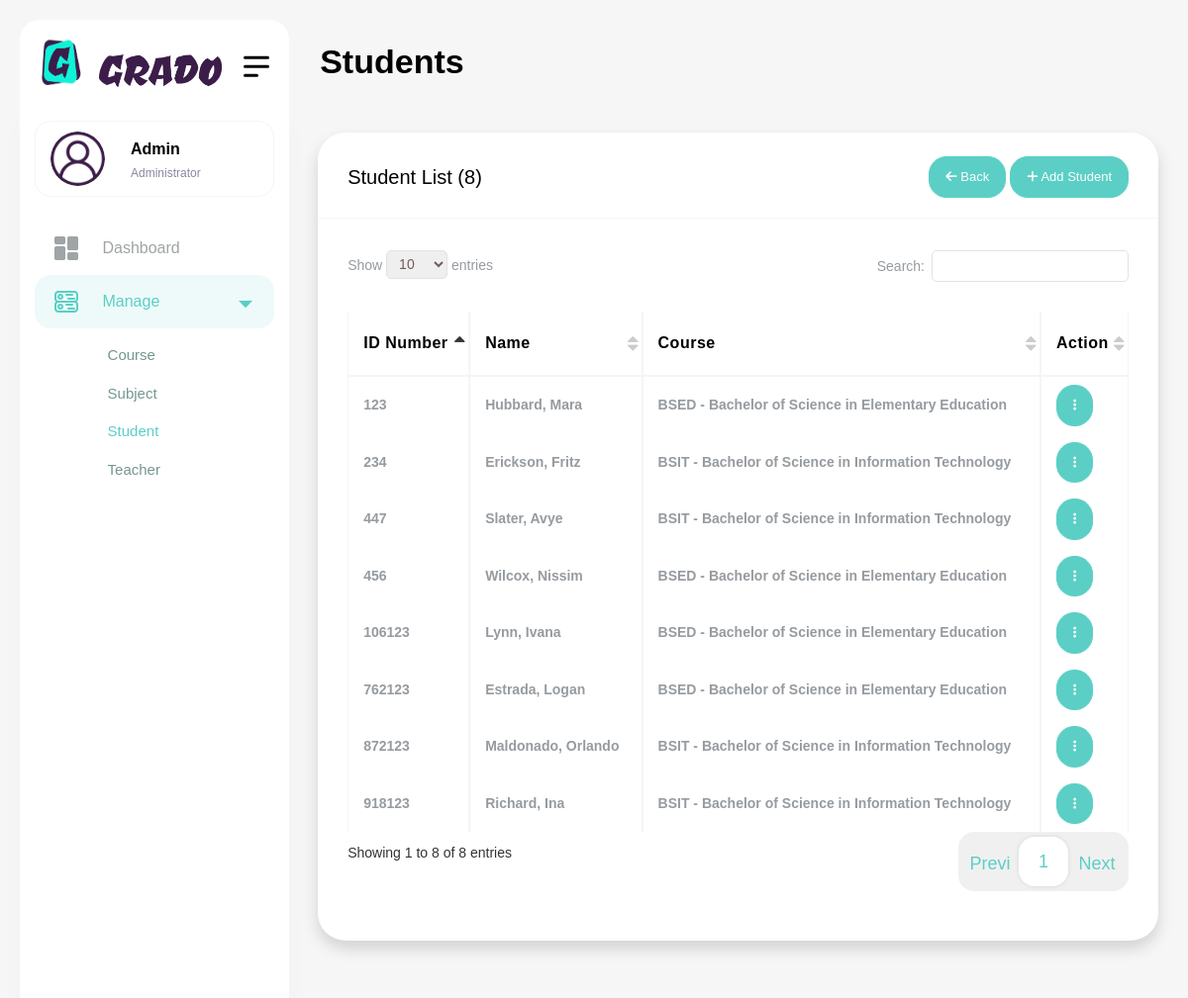
/admin/index.php?page=students (signed in), run on an earlier commit of the app's database.
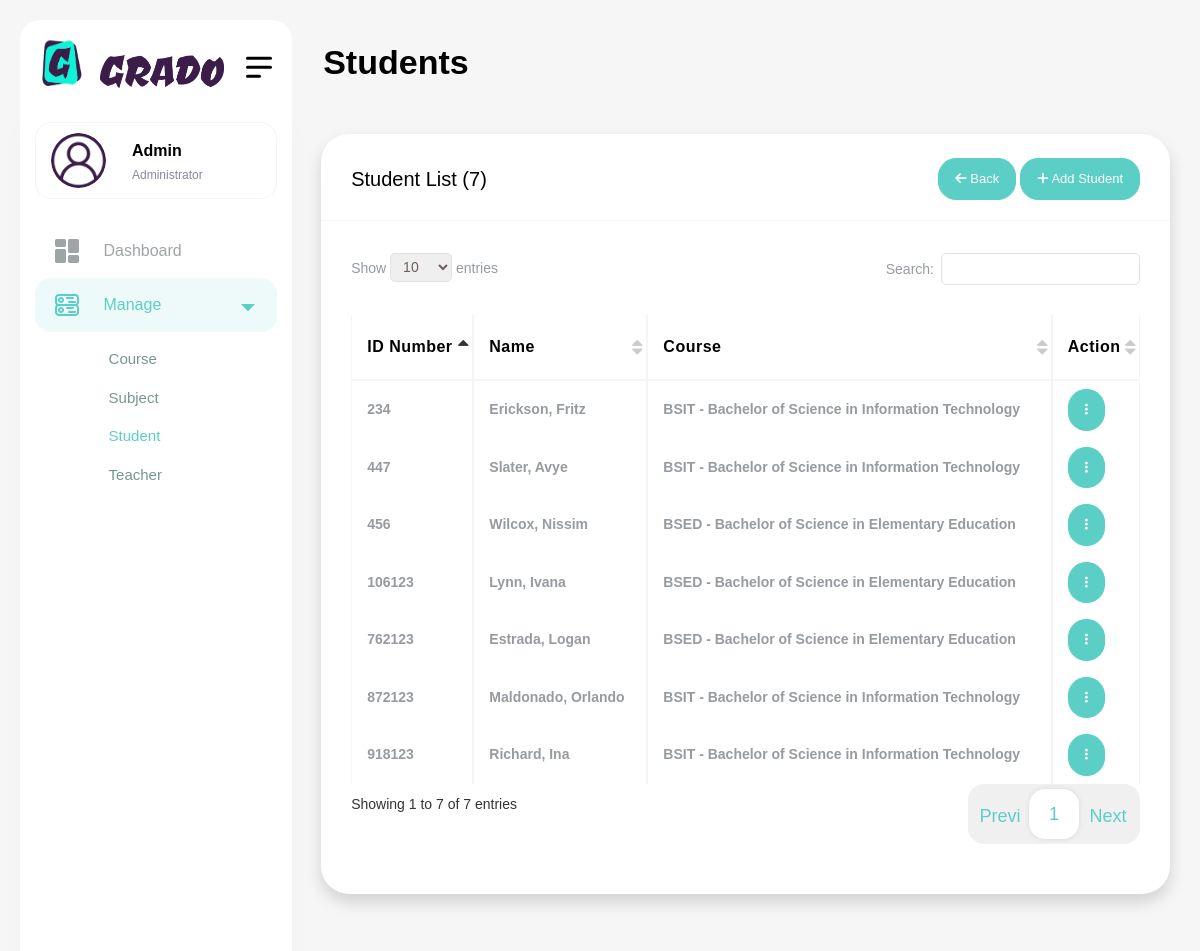
And on a later commit of the database.
### tables this page shows
CREATE TABLE `students` (
  `id` int(11) NOT NULL,
  `course_id` int(11) NOT NULL,
  `id_number` text NOT NULL,
  `email` text NOT NULL,
  `password` text NOT NULL,
  `first_name` text NOT NULL,
  `last_name` text NOT NULL,
  `status` text NOT NULL DEFAULT 'pending',
  `created_at` datetime NOT NULL DEFAULT current_timestamp(),
  `parents_email` text NOT NULL,
  `parents_otp` text NOT NULL,
  `verify_email` varchar(255) NOT NULL,
  `verify_parents_email` varchar(255) NOT NULL
);

CREATE TABLE `courses` (
  `id` int(11) NOT NULL,
  `course_code` text NOT NULL,
  `course_description` text NOT NULL,
  `created_at` datetime NOT NULL DEFAULT current_timestamp()
);

### classes/Config.php (called while the page is built, shortened)
<?php
class Config
{
    private static $config = [
        'mysql' => [
            'host' => 'localhost',
            'user' => 'root',
            'password' => '',
            'database' => 'grade',
            'options' => [
                PDO::ATTR_ERRMODE => PDO::ERRMODE_EXCEPTION,
                PDO::ATTR_DEFAULT_FETCH_MODE => PDO::FETCH_OBJ,
                PDO::ATTR_EMULATE_PREPARES => false
            ]
        ],
        'app' => [
            'name' => 'Grado',
            'url' => 'http://localhost/grado',
            'version' => '1.0.0',
            'debug' => true
        ],
        'mail' => [
            'host' => 'smtp.gmail.com',
            'port' => 587,
            'username' => 'angelnino.ortega.pixel8@gmail.com',
            'password' => 'ztcvbpolateijnbc',
            'from' => 'angelnino.ortega.pixel8@gmail.com',
            'name' => 'Grado'
        ],
        'pages' => [
            'dashboard' => 'dashboard',
            'curriculums' => 'curriculums',
            'curriculum' => 'curriculum',
            'subjects' => 'subjects',
            'subject' => 'subject',
            'students' => 'students',
            'student' => 'student',
            'teachers' => 'teachers',
            'teacher' => 'teacher',
            'courses' => 'courses',
            'course' => 'course',
            'add-grade' => 'add-grade',
            'users' => 'users',
            'profile' => 'profile',
            'logout' => 'logout'
        ]
    ];
    public static function get($path = null)
    {
        if ($path) {
            $config = self::$config;
            $path = explode('/', $path);
            foreach ($path as $bit) {
                if (isset($config[$bit])) {
                    $config = $config[$bit];
                }
            }
            return $config;
        }
        return false;
    }
}

### autoload.php (called while the page is built, shortened)
<?php
function myAutoLoader($className){
    $classes_path = "classes/";
    $models_path = "models/";
    $extension = ".php";
    $filename = $className . $extension;
}

### classes/Database.php (called while the page is built, shortened)
<?php
class Database{
    protected static $instance = null;
    private $pdo, $query, $error = false, $results, $count = 0, $lastInsertId = null;
    private function __construct(){
        try{
            $this->pdo = new PDO('mysql:host='.Config::get('mysql/host').';dbname='.Config::get('mysql/database'), Config::get('mysql/user'), Config::get('mysql/password'), Config::get('mysql/options'));
        }catch(PDOException $e){
            die('Could not connect to database.'.$e->getMessage());
        }
    }
    public static function getInstance(){
        if(!isset(self::$instance)){
            self::$instance = new Database();
        }
        return self::$instance;
    }
    public function query($sql, $params = []){
        if($this->query = $this->pdo->prepare($sql)){
            $x = 1;
            if(count($params)){
                foreach($params as $param){
                    $this->query->bindValue($x, $param);
                    $x++;
                }
            }
            if($this->query->execute()){
                $this->results = $this->query->fetchAll(PDO::FETCH_OBJ);
                $this->count = $this->query->rowCount();
            }else{
                $this->error = true;
            }
        }
        return $this;
    }
    public function results(){
        return $this->results;
    }
    public function first(){
        if($this->count()){
            return $this->results()[0];
        }
    }
    public function count(){
        return $this->count;
    }
}

### classes/Model.php (called while the page is built, shortened)
<?php
class Model{
    protected $db, $table, $data, $error = false, $results, $count, $lastInsertId;
    public function __construct($table){
        $this->db = Database::getInstance();
        $this->table = $table;
    }
    public function findById($id){
        $this->db->query("SELECT * FROM {$this->table} WHERE id = ?", [$id]);
        if($this->db->count() > 0){
            return $this->db->first();
        }
    }
    public function findAll($order = ''){
        $this->db->query("SELECT * FROM {$this->table} {$order}");
        return $this->db->results();
    }
}

### admin/students.php (the view, shortened to what this page needs)
<?php
$student = new Student();
$course = new Course();
$students = $student->findAll('ORDER BY last_name ASC');
?>
<div class="container-fluid">
    <div class="card shadow">
        <div class="card-header">
            <h5 class="card-title">
                Student List (<?= count($students); ?>)
            </h5>
            <div class="float-end">
            <a href="javascript:history.back()" class="btn btn-primary btn-sm">
                    <i class="fas fa-arrow-left"></i>
                    Back
                </a>
                <a href="javascript:void(0)" class="btn btn-primary btn-sm" data-bs-toggle="modal"
                    data-bs-target="#createStudentModal">
                    <i class="fas fa-plus"></i>
                    Add Student
                </a>
            </div>
        </div>
        <div class="card-body">
            <div class="table-responsive">
                <table class="table table-hover table-bordered datatable" style="width: 100%">
                    <thead>
                        <tr>
                            <th>ID Number</th>
                            <th>Name</th>
                            <th>Course</th>
                            <th>Action</th>
                        </tr>
                    </thead>
                    <tbody>
                        <?php foreach($students as $s): ?>
                        <tr>
                            <td><?= $s->id_number; ?></td>
                            <td><?= $s->last_name . ', ' . $s->first_name; ?></td>
                            <td>
                                <?php
                                    $c = $course->findById($s->course_id);
                                    echo $c->course_code . ' - ' . $c->course_description;
                                ?>
                            </td>
                            <td>
                                <div class="dropdown">
                                    <a href="javascript:void(0)" class="btn btn-primary btn-sm" data-bs-toggle="dropdown">
                                        <i class="fas fa-ellipsis-v"></i>
                                    </a>
                                </div>
                            </td>
                        </tr>
                        <?php endforeach; ?>
                    </tbody>
                </table>
            </div>
        </div>
    </div>
</div>

### admin/index.php (shortened to what this page needs)
<?php
require('../autoload.php');
$page = (isset($_GET['page'])) ? $_GET['page'] : 'dashboard';
$title = ucwords($page);
?>
<!DOCTYPE html>
<html lang="en">
<head>
    <link href="../assets/vendor/jquery-nice-select/css/nice-select.css" rel="stylesheet">
    <link href="../assets/vendor/datatables/css/jquery.dataTables.min.css" rel="stylesheet">
    <link rel="stylesheet" href="../assets/vendor/nouislider/nouislider.min.css">
    <link href="../assets/css/style.css" rel="stylesheet">
    <link href="https://cdnjs.cloudflare.com/ajax/libs/font-awesome/6.2.1/css/all.min.css" rel="stylesheet">
</head>
<body>
    <div id="main-wrapper">
        <div class="nav-header">
            <a href="index.php" class="brand-logo">
                <img src="../assets/images/basic_logo.png" class="logo-abbr" width="53" height="53" alt="g">
                <img src="../assets/images/text_logo.png" class="brand-title" width="124px" height="33px" alt="grado">
            </a>
            <div class="nav-control">
                <div class="hamburger">
                    <span class="line"></span><span class="line"></span><span class="line"></span>
                </div>
            </div>
        </div>
        <div class="header">
            <div class="header-content">
                <nav class="navbar navbar-expand">
                    <div class="collapse navbar-collapse justify-content-between">
                        <div class="header-left">
                            <div class="dashboard_bar">
                                <?= $title ?>
                            </div>
                        </div>
                    </div>
                </nav>
            </div>
        </div>
        <div class="dlabnav">
            <div class="dlabnav-scroll">
                <ul class="metismenu" id="menu">
                    <li class="dropdown header-profile">
                        <a class="nav-link" href="javascript:void(0);" role="button" data-bs-toggle="dropdown">
                            <img src="../assets/images/user_avatar.png" width="20" alt="">
                            <div class="header-info ms-3">
                                <span class="font-w600 "><b>
                                        Admin
                                    </b></span>
                                <small class="text-end font-w400">
                                    Administrator
                                </small>
                            </div>
                        </a>
                    </li>
                    <li>
                        <a href="index.php" class="ai-icon" aria-expanded="false">
                            <i class="flaticon-025-dashboard"></i>
                            <span class="nav-text">Dashboard</span>
                        </a>
                    </li>
                    <li>
                        <a class="has-arrow ai-icon" href="javascript:void()" aria-expanded="false">
                            <i class="flaticon-381-networking"></i>
                            <span class="nav-text">Manage</span>
                        </a>
                        <ul aria-expanded="false">
                            <li>
                                <a href="?page=courses">Course</a>
                            </li>
                            <li>
                                <a href="?page=subjects">Subject</a>
                            </li>
                            <li>
                                <a href="?page=students">Student</a>
                            </li>
                            <li>
                                <a href="?page=teachers">Teacher</a>
                            </li>
                        </ul>
                    </li>
                </ul>
            </div>
        </div>
        <div class="content-body">
            <?php
            if (in_array($page, Config::get('pages')) && file_exists($page . '.php')) {
                include($page . '.php');
            } else {
                include('404.php');
            }
            ?>
        </div>
    </div>
</body>
</html>

What changed in the data, as far as the page shows it:
removed students: id_number "123", last_name "Hubbard", first_name "Mara", course.course_code "BSED", course.course_description "Bachelor of Science in Elementary Education"
Also different on the page:
count($students): "8" → "7"
text written by a page script: "Show entries Search: Showing 1 to 8 of 8 entries Previous 1 Next" → "Show entries Search: Showing 1 to 7 of 7 entries Previous 1 Next"
